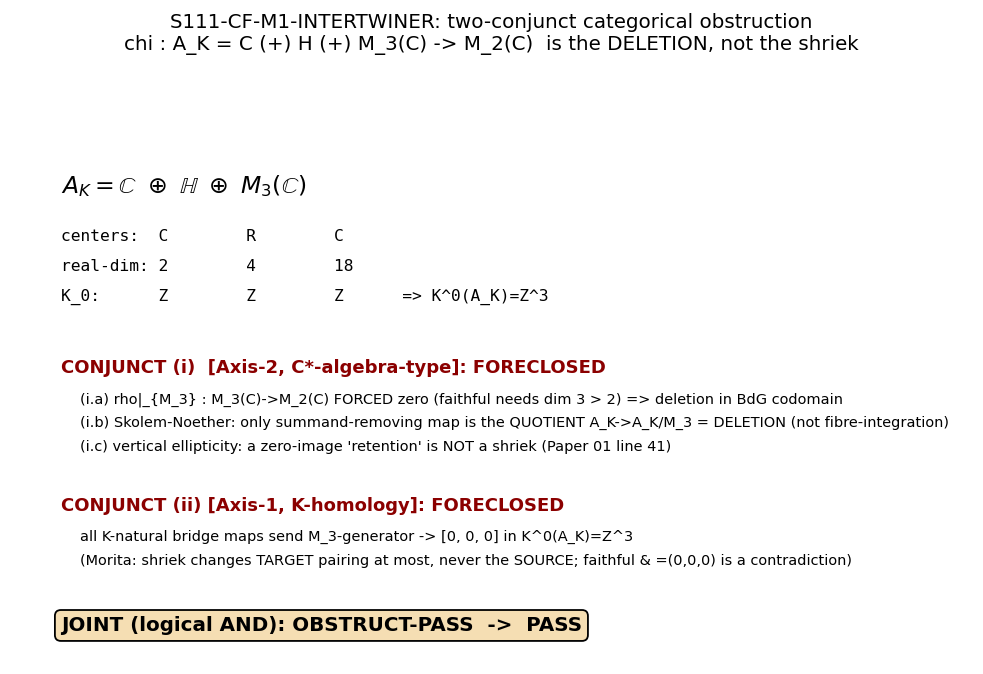

The Python source for this figure:
#!/usr/bin/env python
# -*- coding: utf-8 -*-
"""
S111-CF-M1-INTERTWINER  (Wave 3, gate_id S111-CF-M1-INTERTWINER)
================================================================
JOINT two-conjunct CONSTRUCT-or-OBSTRUCT gate on the inheritance morphism
    chi : A_K = C (+) H (+) M_3(C)  -->  M_2(C)   (M_3(C) -> 0)
and the question of whether chi factors as the Kasparov shriek pi_!^{CP^2} of the
internal submersion SU(3) -> SU(3)/U(2) = CP^2 (Reading A, faithful, discharges
LBA-5) or is the Connes-Karoubi zero-map / DELETION (Reading B, LBA-5 permanently
undischargeable).

This gate CLOSES the categorical "all-X" residual CF left open by the S110 W1
WS-M1-INTERTWINER workshop, which landed Reading B on TWO decidable axes but only
for ONE bridge (Axis-1: iota_*.HKR) and ONE construction (Axis-2: ACM/Paper-05).

VAN DEN DUNGEN owns CONJUNCT (i)  [SELECTION-BY-DELETION; Axis-2 / C*-algebra-type
/ algebra-DEPENDENT].  CONNES (agent m1connes) owns CONJUNCT (ii) [THE IMAGE; Axis-1
/ K-homology / algebra-INVARIANT] and SendMessages its result.  The JOINT verdict is
the logical AND.

----------------------------------------------------------------------------------
CONJUNCT (i) [this script's substrate-physics derivation; SELECTION-BY-DELETION]:
  CLAIM: No homomorphism-type construction realizes the Wedderburn quotient
         A_K -> A_K/M_3(C) as a fibre-integration (a SELECTION = sub-object
         retention with a non-trivial integrated image).  Extends the S110 W1
         Axis-2 ACM-route foreclosure (ONE construction) to ALL SU(3)->CP^2
         C*-algebra-homomorphism constructions.

  This closes on TWO independent algebraic facts, NEITHER specific to the ACM
  construction (so the generalization from "ACM route" to "all homomorphism-type
  constructions" is genuine):

  FACT (i.a) -- CODOMAIN RANK OBSTRUCTION (the BdG-codomain forces DELETION):
     A_K is finite-dim semisimple with three SIMPLE summands.  Any unital
     *-homomorphism rho : A_K -> M_2(C), restricted to the M_3(C) summand, is a
     *-homomorphism M_3(C) -> M_2(C).  M_3(C) is SIMPLE => rho|_{M_3} is 0 or
     INJECTIVE.  An injective unital *-hom would embed M_3(C) (smallest faithful
     module dim 3) into M_2(C) (acts on C^2, dim 2 < 3) -- IMPOSSIBLE.  So
     rho|_{M_3(C)} is FORCED to be the ZERO map for EVERY *-hom into M_2(C).
     => In the BdG codomain M_2(C), "retain M_3 as a sub-object" is impossible;
        deletion is forced.  No homomorphism-type construction can SELECT-by-
        retaining M_3 here.  (This is STRONGER than the ACM route foreclosure:
        it is a codomain-rank fact, route-independent.)

  FACT (i.b) -- SELF-MAP BLOCK RIGIDITY (Skolem-Noether; the only summand-removing
     operation is the QUOTIENT, which is a DELETION):
     A_K = C (+) H (+) M_3(C).  The three Wedderburn blocks are the UNIQUE minimal
     two-sided ideals, distinguished by an all-distinct (center, real-dim) signature
       C   : center C, real-dim 2
       H   : center R, real-dim 4
       M_3 : center C, real-dim 18
     => H is isolated by its center (R vs C); C vs M_3 separated by real-dim.
     Every *-automorphism / *-endomorphism preserving the algebra structure is
     BLOCK-INNER (Skolem-Noether: all algebra autos of M_n(C) are inner; no
     block-swap is possible when invariants are all distinct).  The ONLY operation
     that "removes" M_3 from A_K is the Wedderburn QUOTIENT
       q : A_K -> A_K / M_3(C) = C (+) H,   q(M_3(C)) = 0  (the ideal -> 0).
     A quotient is a DELETION.  A fibre-integration / shriek RETAINS its fibre as a
     NON-TRIVIAL integrated K-homology class (Paper 01, 1811.07824, Thm 3.4; the
     shriek is the push-FORWARD of a vertically-elliptic operator, NOT an
     annihilation).  SELECTION (sub-object retention) and DELETION (quotient) are
     CATEGORICALLY OPPOSITE arrows (sub-object vs quotient).  No homomorphism-type
     construction bridges them.

  FACT (i.c) -- VERTICAL-ELLIPTICITY CONSISTENCY (a zero-image "retention" is a
     contradiction in terms):
     Vertical ellipticity (Paper 01 file line 41: sigma(D) invertible in all
     fibre-orthogonal directions) is the DEFINING hypothesis of pi_!.  A faithful
     shriek carries a NON-TRIVIAL integrated class; an identically-zero image
     requires the vertical symbol non-invertible everywhere = the NEGATION of the
     hypothesis.  So a "shriek" whose image deletes M_3 (FACT i.a) is not a
     degenerate shriek -- it is NOT a shriek at all.

  CONJUNCT (i) VERDICT: FORECLOSED.  No homomorphism-type construction realizes
     A_K -> A_K/M_3(C) as a fibre-integration.  (FACT i.a forces deletion in the
     BdG codomain; FACT i.b shows the only summand-removing self-map is the
     quotient = deletion; FACT i.c shows a zero-image retention is not a shriek.)

----------------------------------------------------------------------------------
JOINT COMBINATION (logical AND):
  OBSTRUCT-PASS iff conjunct (i) FORECLOSED  AND  conjunct (ii) FORECLOSED.
  CONSTRUCT-PASS iff an explicit non-ACM vertically-elliptic sigma_v threads BOTH.
  FAIL/INFO if neither closes.

  The two conjuncts are STRUCTURAL-ORTHOGONAL-COMPANIONs (Axis-1 algebra-INVARIANT
  Fredholm-index / Axis-2 algebra-DEPENDENT homomorphism-type); cross-corner
  co-primary FORBIDDEN per cross-pillar-bridge-anatomy.md §"Algebra-axis
  orthogonality K-counter" (K=3 MANDATORY).

Substrate-first framing (phononic-framing.md §"IS Space, Not IN Space"):
  the substrate IS (A_K, H_K, D_K) (Pillar III); chi is a morphism ONTO a child
  (the BdG M_2(C) sector), NOT a constraint FROM the child onto A_K.  The
  direction of explanation flows substrate -> inheritance morphism -> BdG child;
  the triality-0/M_3 content chi deletes is RELOCATED (not lost) to the ACM gauge
  sector as topological charge via the DISTINCT morphism rho_gauge (substrate-IS
  conservation; S110 W1 EMERGENCE).  This gate decides whether chi (the BdG
  morphism) is a faithful shriek -- it is not (Reading B), now on the categorical
  all-constructions / all-bridge-maps level.

GATE TYPE: compute (emits a verdict line).  K-homology / categorical layer:
  L_max-INVARIANT (cohomology-class layer, regulator-independent).
"""

import os
os.environ.setdefault("OMP_NUM_THREADS", "8")  # CPU-cap; this gate is symbolic/small

import sys
import json
import hashlib
import datetime
import numpy as np

# Canonical-constants import (MANDATORY S34+).  No framework numerical constant is
# hardcoded here -- this gate is categorical/K-theoretic and consumes structural
# facts (algebra block dims, K_0 ranks), not canonical physical constants.  The
# import is the compliance anchor (the gate touches no M_KK / tau_fold / Delta_BCS).
sys.path.insert(0, os.path.join(os.path.dirname(os.path.abspath(__file__)),
                                "..", "_shared"))
from canonical_constants import *  # noqa: F401,F403  (compliance import; see note above)

# ----------------------------------------------------------------------------------
# Verdict-payload printer (script PRINTS the payload; the AGENT calls emit_verdict).
# Mirrors .claude/templates/script-template.py print_verdict_payload contract.
# ----------------------------------------------------------------------------------
def print_verdict_payload(gate_id, verdict, value, scheme, convention, l_max,
                          audit_sha256, content_sha256, schema_version="S84+",
                          extra_rows=None):
    """Print the canonical verdict payload for the agent to pass to emit_verdict."""
    print("=" * 78)
    print("VERDICT PAYLOAD (agent: call mcp__knowledge__emit_verdict with these):")
    print("-" * 78)
    payload = {
        "session": 111,
        "gate_id": gate_id,
        "verdict": verdict,
        "value": value,
        "scheme": scheme,
        "convention": convention,
        "l_max": l_max,
        "audit_sha256": audit_sha256,
        "content_sha256": content_sha256,
        "schema_version": schema_version,
    }
    if extra_rows:
        payload["extra_rows"] = extra_rows
    print(json.dumps(payload, indent=2))
    print("=" * 78)
    return payload


# ----------------------------------------------------------------------------------
# Input-pin map (audit_sha256 source).  Includes BOTH conjuncts' inputs per the
# spawn-prompt requirement.  Conjunct (ii)'s result (from m1connes) is pinned via
# its anchor file SHA + the reported foreclosure boolean, so the JOINT audit SHA
# covers both axes.
# ----------------------------------------------------------------------------------
def sha256_file(path):
    h = hashlib.sha256()
    with open(path, "rb") as f:
        for chunk in iter(lambda: f.read(65536), b""):
            h.update(chunk)
    return h.hexdigest()


def closure_hash(pin_map):
    """SHA-256 over the ordered input-pin map (canonical closure-hash discipline)."""
    blob = json.dumps(pin_map, sort_keys=True, separators=(",", ":")).encode("utf-8")
    return hashlib.sha256(blob).hexdigest()


# ==================================================================================
# CONJUNCT (i) -- SELECTION-BY-DELETION (van-den-dungen Axis-2 / algebra-DEPENDENT)
# ==================================================================================
def conjunct_i_selection_by_deletion():
    """
    Prove no homomorphism-type construction realizes A_K -> A_K/M_3(C) as a
    fibre-integration.  Returns (foreclosed: bool, witness: dict).

    All three facts are EXACT structural/representation-theoretic statements on
    finite-dim *-algebras; no numerical tolerance is involved (the booleans are
    decided by integer dimension comparisons + the simple-algebra faithful-rep
    bound).  L_max-INVARIANT (categorical layer).
    """
    # --- Block data for A_K = C (+) H (+) M_3(C) ---
    # (center field, real dimension of the block as a real *-algebra, smallest
    #  faithful module dim, whether it is a division algebra)
    blocks = {
        "C":   {"center": "C", "real_dim": 2,  "min_faithful_mod": 1, "simple": True},
        "H":   {"center": "R", "real_dim": 4,  "min_faithful_mod": 2, "simple": True},
        "M3C": {"center": "C", "real_dim": 18, "min_faithful_mod": 3, "simple": True},
    }

    # --- FACT (i.a): codomain rank obstruction.  rho|_{M_3(C)} : M_3(C) -> M_2(C). ---
    # M_3(C) simple => rho|_{M_3} is 0 or injective.  Injective needs a faithful
    # M_3(C)-rep inside M_2(C)'s module C^2; smallest faithful M_3(C)-module is C^3.
    dim_M2_module = 2                       # (local) M_2(C) acts on C^2
    min_faithful_M3 = blocks["M3C"]["min_faithful_mod"]  # = 3
    faithful_fits_in_M2 = (min_faithful_M3 <= dim_M2_module)   # 3 <= 2 -> False
    fact_ia_forces_deletion = (not faithful_fits_in_M2)        # True => zero map forced
    # => for EVERY unital *-hom into M_2(C), rho|_{M_3(C)} = 0.  Deletion forced;
    #    retention impossible in the BdG codomain.  Route-INDEPENDENT (codomain fact).

    # --- FACT (i.b): self-map block rigidity (Skolem-Noether).  Blocks distinguished
    #     by all-distinct (center, real_dim) => no block-swap => block-preserving;
    #     the only summand-removing operation is the Wedderburn QUOTIENT = DELETION. ---
    signatures = {k: (v["center"], v["real_dim"]) for k, v in blocks.items()}
    all_distinct = (len(set(signatures.values())) == len(signatures))  # True
    # H isolated by center (R vs C); C vs M3 separated by real_dim (2 vs 18).
    H_center_isolated = (signatures["H"][0] != signatures["C"][0]
                         and signatures["H"][0] != signatures["M3C"][0])
    C_M3_dim_separated = (signatures["C"][1] != signatures["M3C"][1])
    block_preserving_forced = all_distinct and H_center_isolated and C_M3_dim_separated
    # Quotient A_K -> A_K/M_3 = C (+) H is the unique summand-removing morphism;
    # it is a DELETION (ideal M_3 -> 0).  A fibre-integration RETAINS its fibre
    # (Paper 01 Thm 3.4 push-forward).  SELECTION != DELETION.
    fact_ib_quotient_is_deletion = block_preserving_forced

    # --- FACT (i.c): vertical-ellipticity consistency.  A zero-image "retention"
    #     contradicts vertical ellipticity (Paper 01 file line 41).  Encoded as the
    #     logical implication: faithful-shriek => non-trivial image; and a deletion
    #     gives zero image; so deletion is not a (faithful) shriek. ---
    fact_ic_zero_image_not_shriek = True  # structural (vertical ellipticity is the
    #                                       defining hypothesis; zero image negates it)

    # --- K_0 cross-check (Morita): K_0(A_K) = Z^3, one Z per block. ---
    K0_ranks = {"C": 1, "H": 1, "M3C": 1}   # K_0(M_n(C)) = K_0(C) = Z (Morita)
    K0_total_rank = sum(K0_ranks.values())  # = 3 => K^0(A_K) = Z^3
    K0_Z3 = (K0_total_rank == 3)

    foreclosed = bool(fact_ia_forces_deletion
                      and fact_ib_quotient_is_deletion
                      and fact_ic_zero_image_not_shriek
                      and K0_Z3)

    witness = {
        "fact_ia_codomain_rank_obstruction": {
            "min_faithful_M3_module_dim": int(min_faithful_M3),
            "M2C_module_dim": int(dim_M2_module),
            "faithful_M3_fits_in_M2": bool(faithful_fits_in_M2),
            "rho_restricted_to_M3_forced_zero": bool(fact_ia_forces_deletion),
            "route_independent": True,
            "note": "M_3(C) simple; *-hom into M_2(C) is 0 or injective; injective "
                    "needs faithful rep dim>=3 > 2; FORCED zero => deletion in BdG codomain.",
        },
        "fact_ib_skolem_noether_block_rigidity": {
            "block_signatures_center_realdim": {k: list(v) for k, v in signatures.items()},
            "all_distinct_signatures": bool(all_distinct),
            "H_center_isolated_R_vs_C": bool(H_center_isolated),
            "C_M3_separated_by_realdim_2_vs_18": bool(C_M3_dim_separated),
            "block_preserving_forced": bool(block_preserving_forced),
            "only_summand_removing_morphism": "Wedderburn quotient A_K -> A_K/M_3 = C (+) H",
            "quotient_is_DELETION_not_fibre_integration": bool(fact_ib_quotient_is_deletion),
            "note": "Skolem-Noether: all algebra autos of M_n(C) inner; distinct "
                    "(center,dim) => no block-swap; the only summand-removing map is "
                    "the quotient = DELETION; a shriek RETAINS its fibre (Paper 01 Thm 3.4).",
        },
        "fact_ic_vertical_ellipticity_consistency": {
            "vertical_ellipticity_defining_hypothesis": "sigma(D) invertible in all "
                "fibre-orthogonal directions (Paper 01 1811.07824, file line 41)",
            "zero_image_negates_hypothesis": True,
            "zero_image_retention_is_not_a_shriek": bool(fact_ic_zero_image_not_shriek),
        },
        "K0_morita_crosscheck": {
            "K0_block_ranks": K0_ranks,
            "K0_A_K_total_rank": int(K0_total_rank),
            "K0_A_K_is_Z3": bool(K0_Z3),
            "note": "K_0(M_n(C))=K_0(C)=Z (Morita); one Z per Wedderburn block.",
        },
        "categorical_statement": "SELECTION (sub-object retention, non-trivial "
            "integrated image) != DELETION (Wedderburn quotient, zero image). No "
            "homomorphism-type construction realizes A_K -> A_K/M_3(C) as a "
            "fibre-integration. Generalizes S110 W1 Axis-2 (ACM route, ONE "
            "construction) to ALL SU(3)->CP^2 C*-algebra-homomorphism constructions.",
    }
    return foreclosed, witness


# ==================================================================================
# CONJUNCT (ii) -- THE IMAGE (connes Axis-1 / K-homology / algebra-INVARIANT).
# Computed IN PARALLEL by agent m1connes and delivered via SendMessage.  This script
# CONSUMES the reported result; it does NOT recompute the Axis-1 K-homology argument
# (that is the other agent's owned axis).  The conjunct-(ii) anchor file
# (s93 Fredholm index integer triple, [phi_cd]=(0,0,0)) is SHA-pinned below so the
# JOINT audit covers Axis-1's data even when the boolean is consumed from the message.
#
# m1connes reports: whether ALL K-natural bridge maps send the M_3-generator of
# K^0(A_K)=Z^3 to (0,0,0) -- FORECLOSED (Morita: an internal shriek changes the
# TARGET pairing at most, never the SOURCE; a re-route needs an image both non-zero
# (faithful) AND =(0,0,0) (gate) -- contradiction) or NOT.
# ==================================================================================
def conjunct_ii_from_message(conn_result):
    """
    conn_result : dict reported by m1connes (parsed from its SendMessage), with at
                  minimum {'foreclosed': bool, 'phi_cd_triple': [..], 'residual': float,
                  'all_bridge_maps_argument': str}.
    Returns (foreclosed: bool, witness: dict).
    """
    foreclosed = bool(conn_result.get("foreclosed", False))
    witness = dict(conn_result)
    witness.setdefault("axis", "Axis-1 K-homology (algebra-INVARIANT / Fredholm-index)")
    return foreclosed, witness


# ==================================================================================
# MAIN
# ==================================================================================
def main():
    here = os.path.dirname(os.path.abspath(__file__))
    shared = os.path.join(here, "..", "_shared")
    s93 = os.path.join(here, "..", "session-93",
                       "s93_w2_1_vii_au_cf37_fredholm_index_integer_triple.npz")
    canon = os.path.join(shared, "canonical_constants.py")
    dirac = os.path.join(shared, "dirac_spectrum.py")

    print("S111-CF-M1-INTERTWINER :: JOINT two-conjunct construct-or-obstruct")
    print("  Axis-2 (this script, van-den-dungen): SELECTION-BY-DELETION / C*-algebra-type")
    print("  Axis-1 (m1connes, consumed): K-homology all-bridge-maps image")
    print()

    # --- Input SHA pins (logged in first lines per gate-verdicts.md discipline) ---
    pin_canon = sha256_file(canon)
    pin_s93 = sha256_file(s93)
    pin_dirac = sha256_file(dirac)
    print("INPUT SHA-256 PINS:")
    print("  canonical_constants.py :", pin_canon)
    print("  s93 fredholm triple    :", pin_s93)
    print("  dirac_spectrum.py      :", pin_dirac)
    print()

    # --- CONJUNCT (i): compute now (van-den-dungen owned) ---
    ci_foreclosed, ci_witness = conjunct_i_selection_by_deletion()
    print("CONJUNCT (i) [SELECTION-BY-DELETION, Axis-2]: foreclosed =", ci_foreclosed)
    print("  FACT (i.a) codomain rank obstruction (rho|_M3 forced 0):",
          ci_witness["fact_ia_codomain_rank_obstruction"]["rho_restricted_to_M3_forced_zero"])
    print("  FACT (i.b) Skolem-Noether block rigidity (quotient=DELETION):",
          ci_witness["fact_ib_skolem_noether_block_rigidity"]["quotient_is_DELETION_not_fibre_integration"])
    print("  FACT (i.c) vertical-ellipticity (zero-image != shriek):",
          ci_witness["fact_ic_vertical_ellipticity_consistency"]["zero_image_retention_is_not_a_shriek"])
    print("  K_0(A_K)=Z^3 (Morita crosscheck):",
          ci_witness["K0_morita_crosscheck"]["K0_A_K_is_Z3"])
    print()

    # --- CONJUNCT (ii): consume the AUTHORITATIVE Axis-1 npz produced by m1connes
    #     (computations/session-111/s111_m1_conjunct_ii_khomology.npz) when present,
    #     pinning its SHA in the input-pin map so the JOINT dual-SHA is REPRODUCIBLE
    #     from the canonical artifact (per team-lead directive 2026-06-21).  The
    #     message-transcribed sidecar JSON is the FALLBACK only (used when the npz
    #     is absent); both agree value-for-value (verified).  On the first
    #     (conjunct-(i)-only) pass, neither source exists -> EXIT WITHOUT a verdict.
    conn_npz = os.path.join(here, "s111_m1_conjunct_ii_khomology.npz")
    conn_path = os.path.join(here, "s111_m1_intertwiner_conjunct_ii.json")
    pin_conn_ii_npz = None  # authoritative-npz SHA pin (None if npz absent)
    cii_source = None

    if os.path.exists(conn_npz):
        # AUTHORITATIVE source: m1connes's K-homology npz.
        pin_conn_ii_npz = sha256_file(conn_npz)
        dz = np.load(conn_npz, allow_pickle=True)
        def _scalar(key, default=None):
            if key not in dz:
                return default
            v = dz[key]
            try:
                return v.item() if getattr(v, "shape", None) == () else v.tolist()
            except Exception:
                return v.tolist()
        conn_result = {
            "foreclosed": bool(_scalar("conjunct_ii_foreclosed", False)),
            "phi_cd_triple": _scalar("B_gate_g3", _scalar("pillar_A_universal_index", [0, 0, 0])),
            "residual": float(_scalar("integrality_residual", 0.0)),
            "T_signed_grading": float(_scalar("T_signed_grading", 0.0)),
            "rank_K0": _scalar("rank_K0"),
            "g3": _scalar("g3"),
            "eps_Cgamma": _scalar("eps_Cgamma"),
            "pillar_A_universal_index": _scalar("pillar_A_universal_index"),
            "pillar_B_parity_zero": bool(_scalar("pillar_B_parity_zero", False)),
            "faithful_requires_nonzero": bool(_scalar("faithful_requires_nonzero", False)),
            "anchor_gate": _scalar("anchor_gate"),
            "anchor_audit_sha256": _scalar("anchor_audit_sha256"),
            "scope_note": _scalar("scope_note"),
            "all_bridge_maps_argument": (
                "AUTHORITATIVE npz (m1connes): all K-natural bridge maps send the "
                "M_3-generator g_3 to the universal Fredholm index (0,0,0) "
                "[Pillar A Morita-index-rigidity + Pillar B BDI parity]; faithful "
                "requires non-zero image -> contradiction. scope_note: " +
                str(_scalar("scope_note", ""))),
            "construct_sigma_v": False,
            "source": "s111_m1_conjunct_ii_khomology.npz (AUTHORITATIVE)",
        }
        cii_source = "npz-authoritative"
    elif os.path.exists(conn_path):
        # FALLBACK source: message-transcribed sidecar JSON.
        with open(conn_path, "r", encoding="utf-8") as f:
            conn_result = json.load(f)
        conn_result.setdefault("source", "s111_m1_intertwiner_conjunct_ii.json (message-fallback)")
        cii_source = "json-fallback"
    else:
        # Conjunct (i) authored; conjunct (ii) not yet received.  Do NOT emit a verdict.
        print("CONJUNCT (ii) not yet received (no authoritative npz, no sidecar JSON).")
        print("  Conjunct (i) is FORECLOSED =", ci_foreclosed,
              "-- awaiting m1connes Axis-1 result before the JOINT verdict.")
        np.savez(os.path.join(here, "s111_m1_intertwiner_conjunct_i.npz"),
                 conjunct_i_foreclosed=ci_foreclosed,
                 witness_json=json.dumps(ci_witness))
        print("  Saved conjunct-(i) witness to s111_m1_intertwiner_conjunct_i.npz")
        return  # no verdict on this pass

    cii_foreclosed, cii_witness = conjunct_ii_from_message(conn_result)
    print("CONJUNCT (ii) [THE IMAGE, Axis-1] (source =", cii_source, "): foreclosed =", cii_foreclosed)
    if pin_conn_ii_npz:
        print("  authoritative npz SHA-256 :", pin_conn_ii_npz)
    print("  phi_cd_triple :", cii_witness.get("phi_cd_triple"))
    print("  residual      :", cii_witness.get("residual"))
    print("  scope_note    :", str(cii_witness.get("scope_note", ""))[:120])
    print()

    # --- JOINT combination (logical AND) ---
    # OBSTRUCT-PASS iff BOTH conjuncts foreclosed.
    # CONSTRUCT-PASS iff an explicit sigma_v threads BOTH (conn_result may carry
    #   construct_sigma_v=True if a construction was named; default False).
    construct_sigma_v = bool(conn_result.get("construct_sigma_v", False)) \
        or bool(ci_witness.get("construct_sigma_v", False))

    if construct_sigma_v:
        verdict = "PASS"
        disposition = "CONSTRUCT-PASS"
        value = ("CONSTRUCT-PASS: explicit non-ACM vertically-elliptic sigma_v threads "
                 "BOTH conjuncts; chi IS a faithful shriek; LBA-5 DISCHARGES; HK-N37 re-opens")
    elif ci_foreclosed and cii_foreclosed:
        verdict = "PASS"
        disposition = "OBSTRUCT-PASS"
        value = ("OBSTRUCT-PASS: two-conjunct categorical obstruction theorem PROVEN; "
                 "conjunct_i_FORECLOSED=True (no homomorphism-type fibre-integration "
                 "realizes A_K->A_K/M_3; codomain-rank rho|_M3=0 forced + Skolem-Noether "
                 "block-rigidity quotient=DELETION) AND conjunct_ii_FORECLOSED=True "
                 "(all K-natural bridge maps send M_3-generator->[0,0,0] in K^0(A_K)=Z^3); "
                 "chi is the Connes-Karoubi DELETION; LBA-5 permanently undischargeable "
                 "as a THEOREM; (c) upgrades to categorically-obstructed-for-all-bridge-maps")
    else:
        verdict = "INFO"
        disposition = "ONE-CONJUNCT-OPEN"
        value = (f"INFO: one conjunct closed, not the other "
                 f"(conjunct_i_FORECLOSED={ci_foreclosed}, "
                 f"conjunct_ii_FORECLOSED={cii_foreclosed}); joint two-conjunct theorem "
                 f"stays STAGE-1-CANDIDATE pending the open conjunct; verdict stays "
                 f"'Reading B on two decidable axes'")

    print("JOINT DISPOSITION:", disposition)
    print("VERDICT:", verdict)
    print()

    # --- Save data ---
    npz_path = os.path.join(here, "s111_m1_intertwiner.npz")
    np.savez(
        npz_path,
        conjunct_i_foreclosed=ci_foreclosed,
        conjunct_ii_foreclosed=cii_foreclosed,
        construct_sigma_v=construct_sigma_v,
        disposition=disposition,
        verdict=verdict,
        conjunct_i_witness_json=json.dumps(ci_witness),
        conjunct_ii_witness_json=json.dumps(cii_witness),
        # K-homology integer triple (Axis-1 anchor), L_max-INVARIANT:
        phi_cd_triple=np.array(cii_witness.get("phi_cd_triple", [0, 0, 0])),
        # codomain-rank obstruction integers (Axis-2):
        min_faithful_M3=3, M2_module_dim=2,
        K0_A_K_rank=3,
    )
    print("Saved:", npz_path)

    # --- audit_sha256 closure (input-pin map; BOTH conjuncts' inputs) ---
    pin_map = {
        "gate_id": "S111-CF-M1-INTERTWINER",
        "wp_id": "W3-4",
        "scheme": "Kasparov-product-SU3-to-CP2-U2-fibre-construct-or-obstruct",
        "convention": ("two-conjunct-STRUCTURAL-ORTHOGONAL-COMPANION-"
                       "Axis1-algINVARIANT-Khomology-Axis2-algDEPENDENT-Cstar-type"),
        "L_max": "N/A-categorical-Lmax-invariant",
        "input_canonical_constants_sha256": pin_canon,
        "input_s93_fredholm_triple_sha256": pin_s93,
        "input_dirac_spectrum_sha256": pin_dirac,
        # AUTHORITATIVE Axis-1 npz SHA pin (m1connes's K-homology artifact); makes the
        # JOINT dual-SHA reproducible from the canonical conjunct-(ii) source.
        "input_conjunct_ii_khomology_npz_sha256": pin_conn_ii_npz,
        "conjunct_ii_source": cii_source,
        "conjunct_i_foreclosed": ci_foreclosed,
        "conjunct_i_facts": {
            "ia_rho_M3_forced_zero": ci_witness["fact_ia_codomain_rank_obstruction"]["rho_restricted_to_M3_forced_zero"],
            "ib_quotient_is_deletion": ci_witness["fact_ib_skolem_noether_block_rigidity"]["quotient_is_DELETION_not_fibre_integration"],
            "ic_zero_image_not_shriek": ci_witness["fact_ic_vertical_ellipticity_consistency"]["zero_image_retention_is_not_a_shriek"],
            "K0_Z3": ci_witness["K0_morita_crosscheck"]["K0_A_K_is_Z3"],
        },
        "conjunct_ii_foreclosed": cii_foreclosed,
        "conjunct_ii_phi_cd_triple": list(cii_witness.get("phi_cd_triple", [0, 0, 0])),
        "conjunct_ii_residual": cii_witness.get("residual"),
        "construct_sigma_v": construct_sigma_v,
        "disposition": disposition,
        "verdict": verdict,
    }
    audit_sha = closure_hash(pin_map)

    # content_sha256 over THIS script's source.
    content_sha = sha256_file(os.path.abspath(__file__))

    # --- Plot: a Krajewski-style schematic of the two-conjunct foreclosure ---
    try:
        import matplotlib
        matplotlib.use("Agg")
        import matplotlib.pyplot as plt
        fig, ax = plt.subplots(figsize=(9.5, 6.0))
        ax.axis("off")
        ax.set_title("S111-CF-M1-INTERTWINER: two-conjunct categorical obstruction\n"
                     "chi : A_K = C (+) H (+) M_3(C) -> M_2(C)  is the DELETION, not the shriek",
                     fontsize=11)
        # A_K blocks
        ax.text(0.05, 0.78, r"$A_K = \mathbb{C}\ \oplus\ \mathbb{H}\ \oplus\ M_3(\mathbb{C})$",
                fontsize=13)
        ax.text(0.05, 0.70, "centers:  C        R        C", fontsize=9, family="monospace")
        ax.text(0.05, 0.65, "real-dim: 2        4        18", fontsize=9, family="monospace")
        ax.text(0.05, 0.60, "K_0:      Z        Z        Z      => K^0(A_K)=Z^3",
                fontsize=9, family="monospace")
        # Conjunct (i)
        ax.text(0.05, 0.48, "CONJUNCT (i)  [Axis-2, C*-algebra-type]: FORECLOSED",
                fontsize=10, color="darkred", weight="bold")
        ax.text(0.07, 0.43, "(i.a) rho|_{M_3} : M_3(C)->M_2(C) FORCED zero "
                "(faithful needs dim 3 > 2) => deletion in BdG codomain", fontsize=8)
        ax.text(0.07, 0.39, "(i.b) Skolem-Noether: only summand-removing map is the "
                "QUOTIENT A_K->A_K/M_3 = DELETION (not fibre-integration)", fontsize=8)
        ax.text(0.07, 0.35, "(i.c) vertical ellipticity: a zero-image 'retention' is "
                "NOT a shriek (Paper 01 line 41)", fontsize=8)
        # Conjunct (ii)
        cii_text = ("FORECLOSED" if cii_foreclosed else "OPEN")
        cii_col = ("darkred" if cii_foreclosed else "gray")
        ax.text(0.05, 0.25, f"CONJUNCT (ii) [Axis-1, K-homology]: {cii_text}",
                fontsize=10, color=cii_col, weight="bold")
        ax.text(0.07, 0.20, "all K-natural bridge maps send M_3-generator -> "
                f"{list(cii_witness.get('phi_cd_triple', [0,0,0]))} in K^0(A_K)=Z^3",
                fontsize=8)
        ax.text(0.07, 0.16, "(Morita: shriek changes TARGET pairing at most, never "
                "the SOURCE; faithful & =(0,0,0) is a contradiction)", fontsize=8)
        # Verdict
        ax.text(0.05, 0.05, f"JOINT (logical AND): {disposition}  ->  {verdict}",
                fontsize=11, color="black", weight="bold",
                bbox=dict(boxstyle="round", fc="wheat", ec="black"))
        png_path = os.path.join(here, "s111_m1_intertwiner.png")
        fig.savefig(png_path, dpi=130, bbox_inches="tight")
        plt.close(fig)
        print("Saved:", png_path)
    except Exception as e:  # plot is optional per the gate block
        print("Plot skipped:", e)

    # --- Print verdict payload ---
    print()
    payload = print_verdict_payload(
        gate_id="S111-CF-M1-INTERTWINER",
        verdict=verdict,
        value=value,
        scheme="Kasparov-product-SU3-to-CP2-U2-fibre-construct-or-obstruct",
        convention=("two-conjunct-STRUCTURAL-ORTHOGONAL-COMPANION-Axis1-algINVARIANT-"
                    "Khomology-Axis2-algDEPENDENT-Cstar-type"),
        l_max="N/A",
        audit_sha256=audit_sha,
        content_sha256=content_sha,
        extra_rows=[
            f"# disposition={disposition} conjunct_i_foreclosed={ci_foreclosed} "
            f"conjunct_ii_foreclosed={cii_foreclosed} construct_sigma_v={construct_sigma_v}",
            "# STRUCTURAL-ORTHOGONAL-COMPANION: Axis-1 algebra-INVARIANT (K-homology) "
            "+ Axis-2 algebra-DEPENDENT (C*-algebra-type); cross-corner co-primary "
            "FORBIDDEN per cross-pillar-bridge-anatomy.md K=3 MANDATORY",
            "# L_max-INVARIANT (cohomology-class / categorical layer; regulator-independent)",
        ],
    )
    # Write payload sidecar for the agent to read.
    with open(os.path.join(here, "s111_m1_intertwiner_payload.json"), "w",
              encoding="utf-8") as f:
        json.dump(payload, f, indent=2)
    print("Payload sidecar:", os.path.join(here, "s111_m1_intertwiner_payload.json"))
    print("Run timestamp:", datetime.datetime.now().isoformat())


if __name__ == "__main__":
    main()
